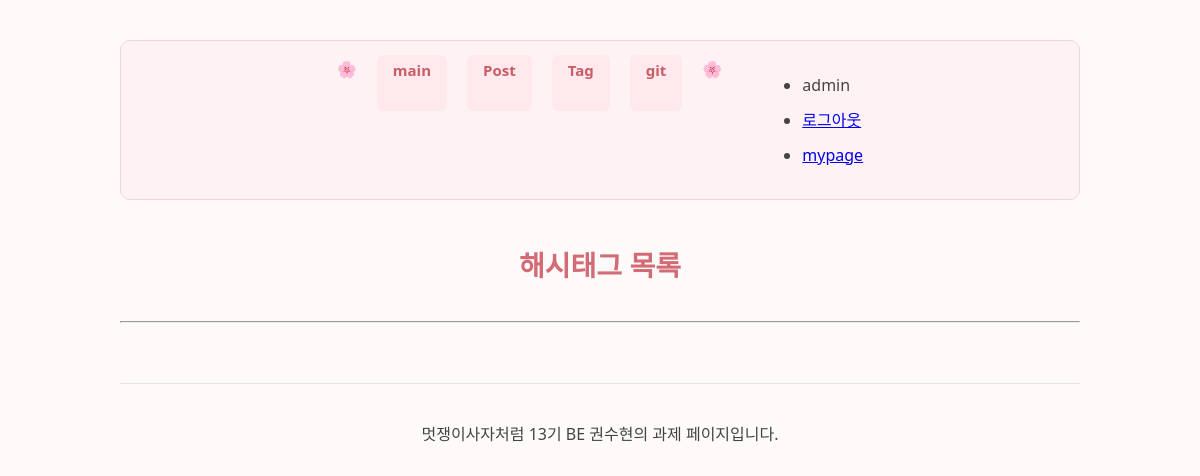
/tag-list (signed in), run on an earlier commit of the app's database.
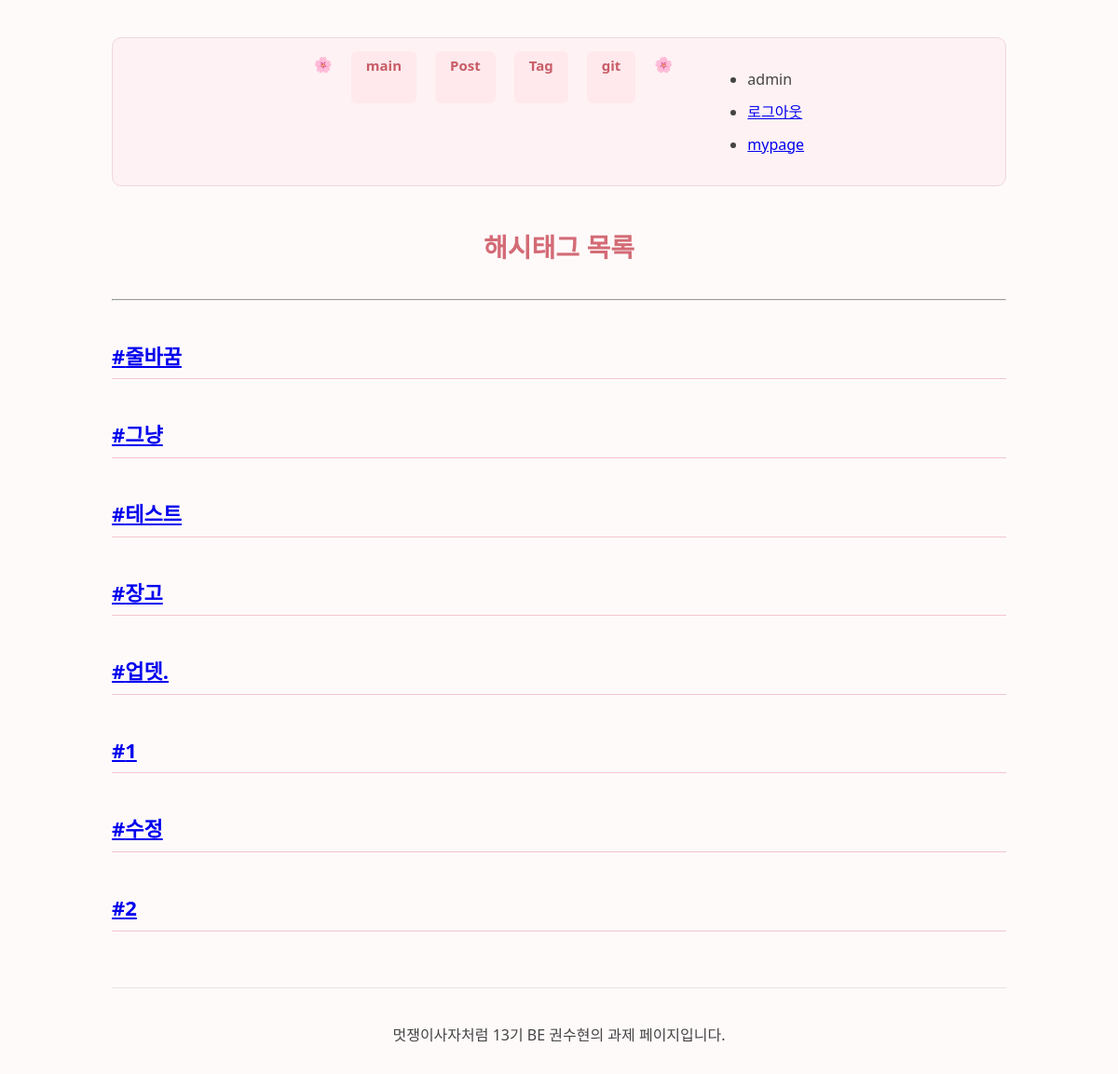
And on a later commit of the database.
### main/models.py (models this page shows, shortened)
class Tag(models.Model) :
     name = models.CharField(max_length=30, null=False, blank=False)

### main/views.py (the view)
# urls.py: path('tag-list', tag_list, name="tag-list"),
def tag_list(request):
     tags = Tag.objects.all()
     return render(request, 'main/tag-list.html', {'tags':tags})

### main/templates/main/tag-list.html
{% extends 'base.html' %}
{% load static %}
{% block content %} <div>
     <h1>해시태그 목록</h1>
     <hr>
     {% for t in tags %}
     <div>
          <h2>
               <a href="{% url 'main:tag-posts' t.id %}">#{{t.name}}</a>
          </h2>
     </div>
     {% endfor %}
</div>
{% endblock %}

What changed in the data, as far as the page shows it:
added Tag: name "줄바꿈"
added Tag: name "그냥"
added Tag: name "테스트"
added Tag: name "장고"
added Tag: name "업뎃."
added Tag: name "1"
added Tag: name "수정"
added Tag: name "2"
